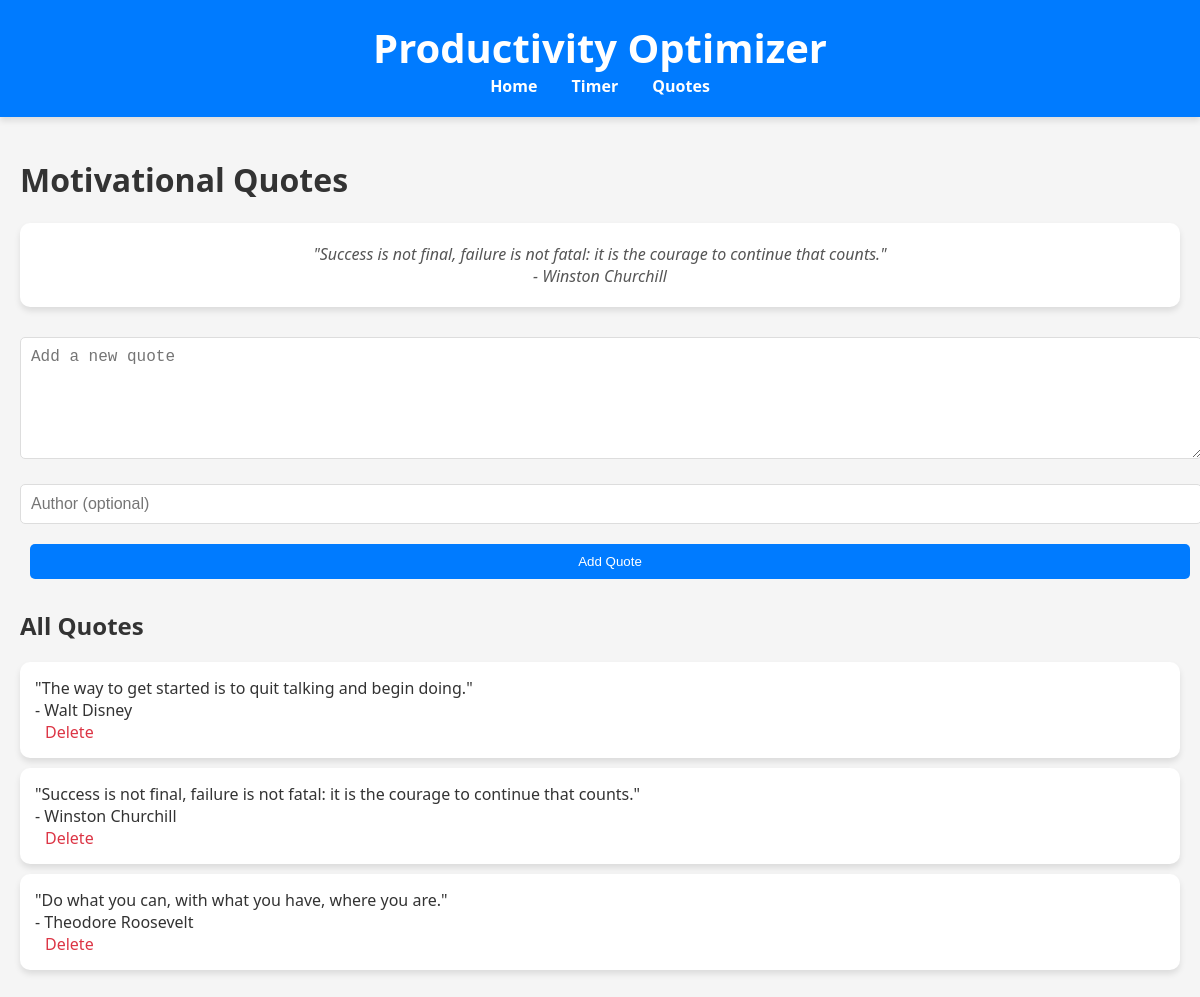
Page /quotes/ on the committed database.
### quotes/models.py (models this page shows, shortened)
class Quote(models.Model):
    text = models.TextField()
    author = models.CharField(max_length=100, blank=True)

### quotes/views.py (the view)
# urls.py: path('quotes/', include('quotes.urls')),
def quotes(request):
    all_quotes = Quote.objects.all()
    random_quote = random.choice(all_quotes) if all_quotes else None
    return render(request, 'quotes/quotes.html', {'random_quote': random_quote, 'quotes': all_quotes})

### quotes/templates/quotes/quotes.html (shortened to what this page needs)
{% extends "base.html" %}
{% load static %}
{% block content %}
<h1>Motivational Quotes</h1>
<div id="random-quote">
    <p>{{ random_quote.text }}</p>
    <p>- {{ random_quote.author }}</p>
</div>
<form method="post" action="{% url 'add_quote' %}">
    <textarea name="text" placeholder="Add a new quote" required></textarea>
    <input type="text" name="author" placeholder="Author (optional)">
    <button type="submit" class="btn">Add Quote</button>
</form>
<h2>All Quotes</h2>
<ul class="quote-list">
    {% for quote in quotes %}
    <li>
        <p>{{ quote.text }}</p>
        <p>- {{ quote.author }}</p>
        <a href="{% url 'delete_quote' quote.id %}" class="btn-delete">Delete</a>
    </li>
    {% endfor %}
</ul>
{% endblock %}

### static/css/styles.css (style rules this page uses)
body { font-family: 'Segoe UI', Tahoma, Geneva, Verdana, sans-serif; background-color: #f5f5f5; margin: 0; padding: 0; color: #333; }
.btn { display: inline-block; padding: 10px 20px; margin: 10px; background-color: #007bff; color: white; text-decoration: none; border-radius: 5px; border: none; cursor: pointer; transition: background-color 0.3s ease, transform 0.2s ease; }
#random-quote { background-color: white; padding: 20px; border-radius: 10px; box-shadow: 0 4px 6px rgba(0, 0, 0, 0.1); margin-bottom: 20px; text-align: center; font-style: italic; color: #555; }
#random-quote p { margin: 0; }
.quote-list { list-style: none; padding: 0; }
.quote-list li { background-color: white; margin: 10px 0; padding: 15px; border-radius: 10px; box-shadow: 0 4px 6px rgba(0, 0, 0, 0.1); }
.quote-list li p { margin: 0; }
.quote-list li a { color: #dc3545; text-decoration: none; margin-left: 10px; transition: color 0.3s ease; }
form { margin-bottom: 20px; }
form input[type="text"], form textarea { width: 100%; padding: 10px; margin: 10px 0; border: 1px solid #ddd; border-radius: 5px; font-size: 1rem; }
form textarea { resize: vertical; min-height: 100px; }
form button { width: 100%; padding: 10px; background-color: #28a745; color: white; border: none; border-radius: 5px; cursor: pointer; transition: background-color 0.3s ease; }

### rows in the picture
Quote: text "\"Success is not final, failure is not fatal: it is the courage to continue that counts.\"", author "Winston Churchill"
Quote: text "\"The way to get started is to quit talking and begin doing.\"", author "Walt Disney"
Quote: text "\"Do what you can, with what you have, where you are.\"", author "Theodore Roosevelt"
